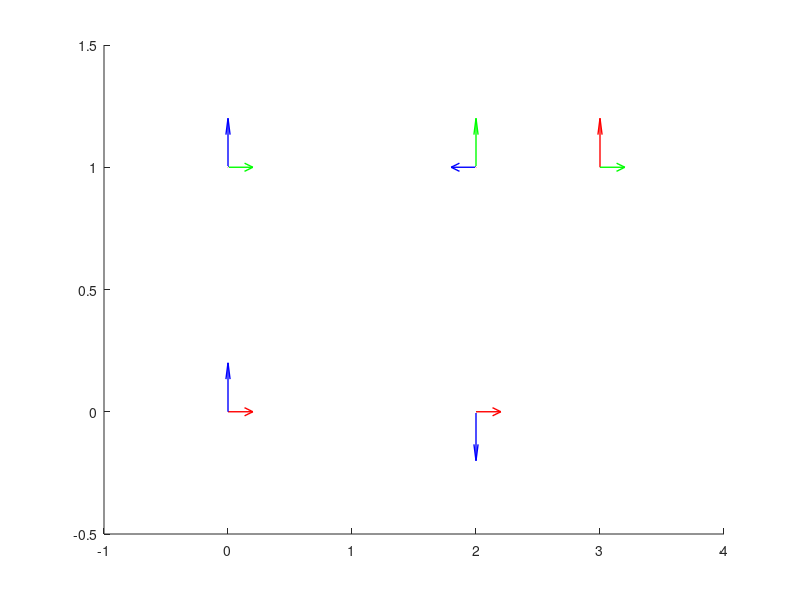
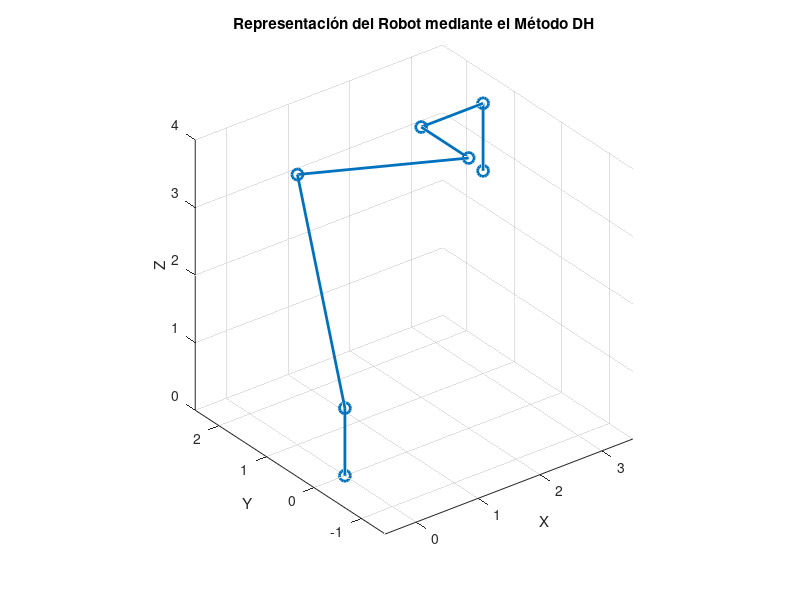

These charts were generated, in order, by the following MATLAB code:
clc;
clear;
close all;

% Parámetros DH
% [theta, d, a, alpha]
DH_params = [
    0, 1, 0, -pi/2;      % Paso 1
    -pi/2, 1, 3, 0;       % Paso 2
    pi/2, -1, 2, pi;      % Paso 3
    pi/2, -1, 0, -pi/2;   % Paso 4
    pi/2, -1, 0, -pi/2;   % Paso 5
    0, 1, 0, 0            % Paso 6
];

% Números de articulaciones
n = size(DH_params, 1);

% Matriz identidad para punto de inicio
T = eye(4);

% Inicializar puntos para graficar
points = zeros(3, n+1);
points(:, 1) = T(1:3, 4);

% Calcular las posiciones usando las matrices de transformación
for i = 1:n
    theta = DH_params(i, 1);
    d = DH_params(i, 2);
    a = DH_params(i, 3);
    alpha = DH_params(i, 4);

    A = [
        cos(theta), -sin(theta) * cos(alpha), sin(theta) * sin(alpha), a * cos(theta);
        sin(theta), cos(theta) * cos(alpha), -cos(theta) * sin(alpha), a * sin(theta);
        0, sin(alpha), cos(alpha), d;
        0, 0, 0, 1
    ];
    
    
    T = T * A;
    points(:, i+1) = T(1:3, 4);
    
    % Dibujar el sistema de coordenadas en cada punto
    hold on;
    quiver3(T(1,4), T(2,4), T(3,4), T(1,1), T(2,1), T(3,1), 0.2, 'r', 'LineWidth', 1); % Eje X
    quiver3(T(1,4), T(2,4), T(3,4), T(1,2), T(2,2), T(3,2), 0.2, 'g', 'LineWidth', 1); % Eje Y
    quiver3(T(1,4), T(2,4), T(3,4), T(1,3), T(2,3), T(3,3), 0.2, 'b', 'LineWidth', 1); % Eje Z
end

% Graficar el robot
figure;
plot3(points(1, :), points(2, :), points(3, :), '-o', 'LineWidth', 2, 'MarkerSize', 8);
grid on;
xlabel('X'); ylabel('Y'); zlabel('Z');
title('Representación del Robot mediante el Método DH');
axis equal;
view(3);